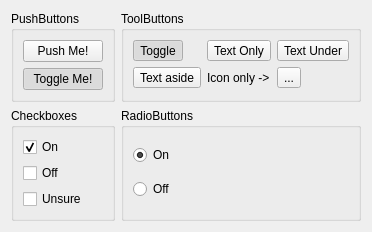
     <widget class="QWidget" name="tab" >
      <attribute name="title" >
       <string>Buttons</string>
      </attribute>
      <layout class="QGridLayout" >
       <item row="0" column="0" >
        <widget class="QGroupBox" name="groupBox_4" >
         <property name="title" >
          <string>PushButtons</string>
         </property>
         <layout class="QGridLayout" >
          <item row="0" column="0" >
           <widget class="QPushButton" name="pushButton" >
            <property name="text" >
             <string>Push Me!</string>
            </property>
           </widget>
          </item>
          <item row="1" column="0" >
           <widget class="QPushButton" name="pushButton_2" >
            <property name="text" >
             <string>Toggle Me!</string>
            </property>
            <property name="checkable" >
             <bool>true</bool>
            </property>
            <property name="checked" >
             <bool>true</bool>
            </property>
           </widget>
          </item>
         </layout>
        </widget>
       </item>
       <item row="0" column="1" >
        <widget class="QGroupBox" name="groupBox_5" >
         <property name="title" >
          <string>ToolButtons</string>
         </property>
         <layout class="QGridLayout" >
          <item row="0" column="0" >
           <widget class="QToolButton" name="toolButton_3" >
            <property name="text" >
             <string>Toggle</string>
            </property>
            <property name="checkable" >
             <bool>true</bool>
            </property>
            <property name="checked" >
             <bool>true</bool>
            </property>
           </widget>
          </item>
          <item row="0" column="1" >
           <widget class="QToolButton" name="toolButton" >
            <property name="text" >
             <string>Text Only</string>
            </property>
           </widget>
          </item>
          <item row="0" column="2" >
           <widget class="QToolButton" name="toolButton_5" >
            <property name="text" >
             <string>Text Under</string>
            </property>
            <property name="icon" >
             <iconset>designer.png</iconset>
            </property>
            <property name="toolButtonStyle" >
             <enum>Qt::ToolButtonTextUnderIcon</enum>
            </property>
           </widget>
          </item>
          <item row="1" column="0" >
           <widget class="QToolButton" name="toolButton_4" >
            <property name="text" >
             <string>Text aside</string>
            </property>
            <property name="icon" >
             <iconset>designer.png</iconset>
            </property>
            <property name="toolButtonStyle" >
             <enum>Qt::ToolButtonTextBesideIcon</enum>
            </property>
           </widget>
          </item>
          <item row="1" column="1" >
           <widget class="QLabel" name="label_5" >
            <property name="text" >
             <string>Icon only -></string>
            </property>
           </widget>
          </item>
          <item row="1" column="2" >
           <widget class="QToolButton" name="toolButton_2" >
            <property name="text" >
             <string>...</string>
            </property>
            <property name="icon" >
             <iconset>designer.png</iconset>
            </property>
           </widget>
          </item>
         </layout>
        </widget>
       </item>
       <item row="1" column="0" >
        <widget class="QGroupBox" name="groupBox_2" >
         <property name="title" >
          <string>Checkboxes</string>
         </property>
         <layout class="QGridLayout" >
          <item row="0" column="0" >
           <widget class="QCheckBox" name="checkBox_2" >
            <property name="text" >
             <string>On</string>
            </property>
            <property name="checked" >
             <bool>true</bool>
            </property>
           </widget>
          </item>
          <item row="1" column="0" >
           <widget class="QCheckBox" name="checkBox_3" >
            <property name="text" >
             <string>Off</string>
            </property>
           </widget>
          </item>
          <item row="2" column="0" >
           <widget class="QCheckBox" name="checkBox_4" >
            <property name="text" >
             <string>Unsure</string>
            </property>
            <property name="tristate" >
             <bool>true</bool>
            </property>
           </widget>
          </item>
         </layout>
        </widget>
       </item>
       <item row="1" column="1" >
        <widget class="QGroupBox" name="groupBox_3" >
         <property name="title" >
          <string>RadioButtons</string>
         </property>
         <layout class="QGridLayout" >
          <item row="0" column="0" >
           <widget class="QRadioButton" name="radioButton" >
            <property name="text" >
             <string>On</string>
            </property>
            <property name="checked" >
             <bool>true</bool>
            </property>
           </widget>
          </item>
          <item row="1" column="0" >
           <widget class="QRadioButton" name="radioButton_2" >
            <property name="text" >
             <string>Off</string>
            </property>
           </widget>
          </item>
         </layout>
        </widget>
       </item>
      </layout>
     </widget>
